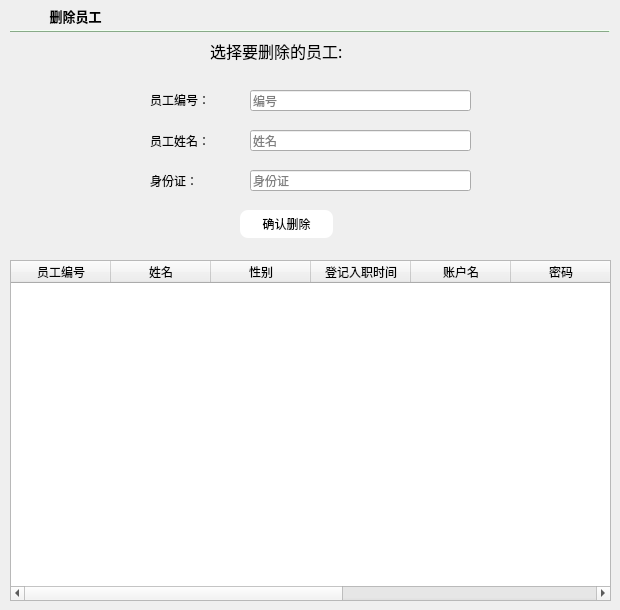
    <widget class="QWidget" name="page_4">
     <widget class="QFrame" name="split_4">
      <property name="geometry">
       <rect>
        <x>10</x>
        <y>30</y>
        <width>600</width>
        <height>2</height>
       </rect>
      </property>
      <property name="styleSheet">
       <string notr="true">color:#CCFFCC;
border-color:#CCFFCC;
background-color:#CCFFCC</string>
      </property>
      <property name="frameShape">
       <enum>QFrame::HLine</enum>
      </property>
      <property name="frameShadow">
       <enum>QFrame::Raised</enum>
      </property>
     </widget>
     <widget class="QToolButton" name="toolButton_4">
      <property name="geometry">
       <rect>
        <x>20</x>
        <y>0</y>
        <width>111</width>
        <height>31</height>
       </rect>
      </property>
      <property name="font">
       <font>
        <family>FontAwesome</family>
        <pointsize>10</pointsize>
        <weight>75</weight>
        <bold>true</bold>
       </font>
      </property>
      <property name="styleSheet">
       <string notr="true">border:none
</string>
      </property>
      <property name="text">
       <string>删除员工</string>
      </property>
      <property name="icon">
       <iconset>
        <normaloff>../../../../../pictures/delete.png</normaloff>../../../../../pictures/delete.png</iconset>
      </property>
      <property name="toolButtonStyle">
       <enum>Qt::ToolButtonTextBesideIcon</enum>
      </property>
     </widget>
     <widget class="QTableWidget" name="deleteTable">
      <property name="geometry">
       <rect>
        <x>10</x>
        <y>260</y>
        <width>601</width>
        <height>341</height>
       </rect>
      </property>
      <property name="styleSheet">
       <string notr="true"/>
      </property>
      <column>
       <property name="text">
        <string>员工编号</string>
       </property>
      </column>
      <column>
       <property name="text">
        <string>姓名</string>
       </property>
      </column>
      <column>
       <property name="text">
        <string>性别</string>
       </property>
      </column>
      <column>
       <property name="text">
        <string>登记入职时间</string>
       </property>
      </column>
      <column>
       <property name="text">
        <string>账户名</string>
       </property>
      </column>
      <column>
       <property name="text">
        <string>密码</string>
       </property>
      </column>
      <column>
       <property name="text">
        <string>权限</string>
       </property>
      </column>
      <column>
       <property name="text">
        <string>身份证号</string>
       </property>
      </column>
      <column>
       <property name="text">
        <string>手机号</string>
       </property>
      </column>
     </widget>
     <widget class="QLineEdit" name="desid">
      <property name="geometry">
       <rect>
        <x>250</x>
        <y>90</y>
        <width>221</width>
        <height>21</height>
       </rect>
      </property>
      <property name="placeholderText">
       <string>编号</string>
      </property>
     </widget>
     <widget class="QLabel" name="label_18">
      <property name="geometry">
       <rect>
        <x>150</x>
        <y>80</y>
        <width>91</width>
        <height>40</height>
       </rect>
      </property>
      <property name="styleSheet">
       <string notr="true">font: 9pt &quot;FontAwesome&quot;;</string>
      </property>
      <property name="text">
       <string>员工编号：</string>
      </property>
     </widget>
     <widget class="QLineEdit" name="dename">
      <property name="geometry">
       <rect>
        <x>250</x>
        <y>130</y>
        <width>221</width>
        <height>21</height>
       </rect>
      </property>
      <property name="placeholderText">
       <string>姓名</string>
      </property>
     </widget>
     <widget class="QLabel" name="label_19">
      <property name="geometry">
       <rect>
        <x>150</x>
        <y>120</y>
        <width>91</width>
        <height>41</height>
       </rect>
      </property>
      <property name="styleSheet">
       <string notr="true">font: 9pt &quot;FontAwesome&quot;;</string>
      </property>
      <property name="text">
       <string>员工姓名：</string>
      </property>
     </widget>
     <widget class="QLineEdit" name="deidcard">
      <property name="geometry">
       <rect>
        <x>250</x>
        <y>170</y>
        <width>221</width>
        <height>21</height>
       </rect>
      </property>
      <property name="placeholderText">
       <string>身份证</string>
      </property>
     </widget>
     <widget class="QLabel" name="label_20">
      <property name="geometry">
       <rect>
        <x>150</x>
        <y>160</y>
        <width>81</width>
        <height>41</height>
       </rect>
      </property>
      <property name="styleSheet">
       <string notr="true">font: 9pt &quot;FontAwesome&quot;;</string>
      </property>
      <property name="text">
       <string>身份证：</string>
      </property>
     </widget>
     <widget class="QPushButton" name="commitDe">
      <property name="geometry">
       <rect>
        <x>240</x>
        <y>210</y>
        <width>93</width>
        <height>28</height>
       </rect>
      </property>
      <property name="styleSheet">
       <string notr="true">#commitDe{background:#ffffff;
border-radius:8px}
#commitDe:hover
{
background:#4c64ba
}</string>
      </property>
      <property name="text">
       <string>确认删除</string>
      </property>
     </widget>
     <widget class="QLabel" name="label_21">
      <property name="geometry">
       <rect>
        <x>210</x>
        <y>35</y>
        <width>211</width>
        <height>31</height>
       </rect>
      </property>
      <property name="font">
       <font>
        <family>FontAwesome</family>
        <pointsize>12</pointsize>
        <weight>50</weight>
        <bold>false</bold>
       </font>
      </property>
      <property name="text">
       <string>选择要删除的员工:</string>
      </property>
     </widget>
    </widget>
